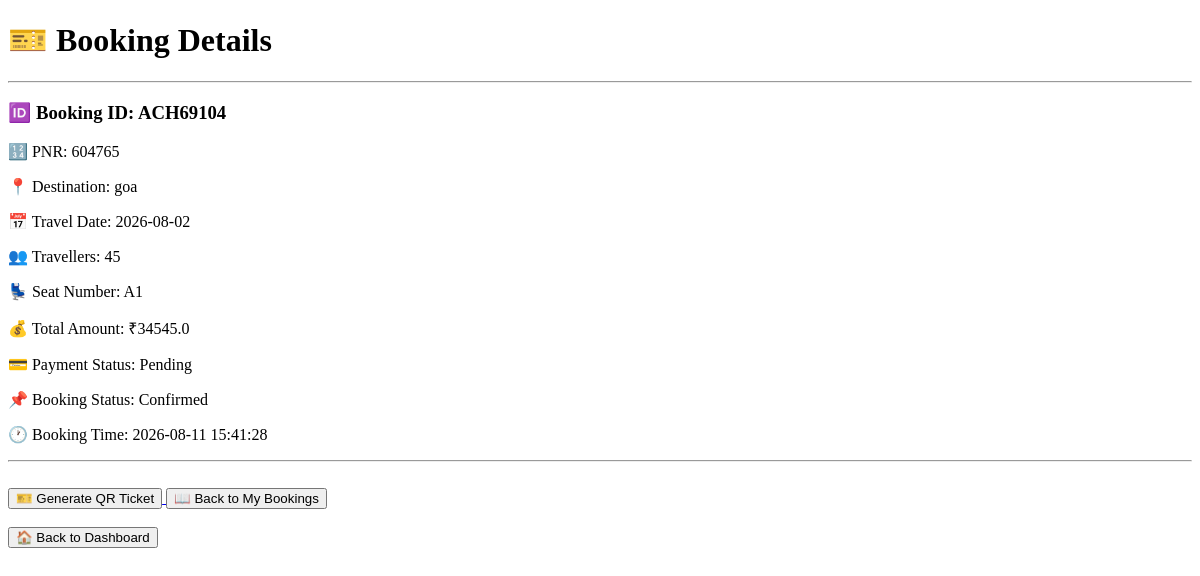
/booking-details/ACH69104 (signed in), run on an earlier commit of the app's database.
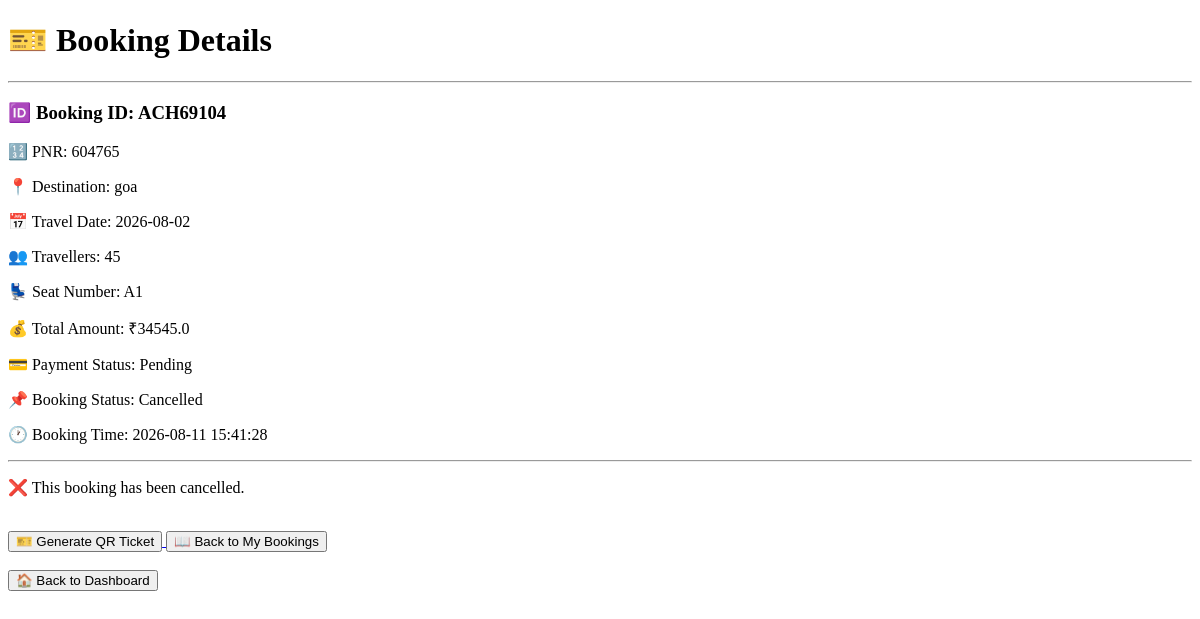
And on a later commit of the database.
### tables this page shows
CREATE TABLE bookings (
    booking_id TEXT PRIMARY KEY,
    user_id INTEGER NOT NULL,
    hotel_id INTEGER,
    flight_id INTEGER,
    pnr TEXT UNIQUE,
    destination TEXT NOT NULL,
    travel_date TEXT NOT NULL,
    travellers INTEGER NOT NULL,
    seat_number TEXT,
    booking_status TEXT DEFAULT 'Confirmed',
    total_amount REAL NOT NULL,
    payment_status TEXT DEFAULT 'Pending',
    booking_time TIMESTAMP DEFAULT CURRENT_TIMESTAMP,

    FOREIGN KEY(user_id) REFERENCES users(user_id),
    FOREIGN KEY(hotel_id) REFERENCES hotels(hotel_id),
    FOREIGN KEY(flight_id) REFERENCES flights(flight_id)
);

### app.py (the view)
@app.route("/booking-details/<booking_id>")
def booking_details(booking_id):
    if "user" not in session:
        return redirect(url_for("login"))
    connection = sqlite3.connect("achron.db")
    connection.row_factory = sqlite3.Row
    cursor = connection.cursor()
    cursor.execute(
        "SELECT user_id FROM users WHERE email = ?",
        (session["user"],)
    )
    user = cursor.fetchone()
    if user is None:
        connection.close()
        return "User not found"
    user_id = user["user_id"]
    cursor.execute("""
        SELECT
            booking_id,
            destination,
            travel_date,
            travellers,
            seat_number,
            booking_status,
            total_amount,
            payment_status,
            booking_time,
            pnr
        FROM bookings
        WHERE booking_id = ?
        AND user_id = ?
    """, (booking_id, user_id))
    booking = cursor.fetchone()
    connection.close()
    if booking is None:
        return "Booking not found"
    print("BOOKING TIME:", booking["booking_time"])
    return render_template(
        "booking_details.html",
        booking=booking
    )

### templates/booking_details.html (shortened to what this page needs)
<!DOCTYPE html>
<html>
<head>
</head>
<body>
<h1>🎫 Booking Details</h1>
<hr>
<h3>🆔 Booking ID: {{ booking["booking_id"] }}</h3>
<p>🔢 PNR: {{ booking["pnr"] }}</p>
<p>📍 Destination: {{ booking["destination"] }}</p>
<p>📅 Travel Date: {{ booking["travel_date"] }}</p>
<p>👥 Travellers: {{ booking["travellers"] }}</p>
<p>💺 Seat Number:
    {{ booking["seat_number"] or "Not selected" }}
</p>
<p>💰 Total Amount:
    ₹{{ booking["total_amount"] }}
</p>
<p>💳 Payment Status:
    {{ booking["payment_status"] }}
</p>
<p>📌 Booking Status:
    {{ booking["booking_status"] }}
</p>
<p>🕐 Booking Time:
    {{ booking["booking_time"] }}
</p>
<hr>
{% if booking["booking_status"] == "Cancelled" %}
    <p>❌ This booking has been cancelled.</p>
{% endif %}
<br>
<a href="{{ url_for('booking_qr', booking_id=booking['booking_id']) }}">
    <button>🎫 Generate QR Ticket</button>
</a>
<a href="{{ url_for('my_bookings') }}">
    <button>📖 Back to My Bookings</button>
</a>
<br><br>
<a href="{{ url_for('dashboard') }}">
    <button>🏠 Back to Dashboard</button>
</a>
</body>
</html>

What changed in the data, as far as the page shows it:
changed bookings "ACH69104": booking_status "Confirmed" → "Cancelled"
Also different on the page:
text now shown: "❌ This booking has been cancelled."
